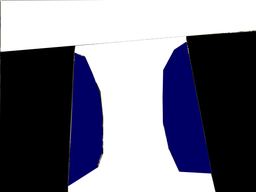
#> input picture datasets/eth/annotated.png, 256 x 192 px, shrunk from 640 x 480 before the run
$ python create_obstacle_map.py
#> lines starting #> are read from the running program, lines starting #| are printed output that depends on the picture
'''
Script to create obstacle map from annotated image

Author : Anirudh Vemula
Date : 29th November 2016
'''

import numpy as np
import pickle
import matplotlib.pyplot as plt


def convert_to_obstacle_map(img):
    '''
    Function to create an obstacle map from the annotated image
    params:
    img : Image file path
    '''
#> called with img = '../datasets/eth/annotated.png'
    print("Processing file : {}".format(img))
    im = plt.imread(img)
#> im is the input picture: shape (192, 256, 4) float32; mean R, G, B, A 0.46, 0.46, 0.518, 1
    # im is a numpy array of shape (w, h, 4)
    w = im.shape[0]
#> w = 192
    h = im.shape[1]
#> h = 256

    obs_map = np.ones((w, h))

    for i in range(w):
        for j in range(h):
            # rgba is a 4-dimensional vector
            rgba = im[i, j]
            # obstacle
            if rgba[0] == 0 and rgba[1] == 0 and rgba[2] == 0:
                # print "Obstacle found"
                obs_map[i, j] = 0
            # Partially traversable
            elif rgba[0] == 0 and rgba[1] == 0:
                # print "Partially traversable found"
                obs_map[i, j] = 0.5
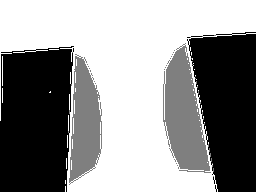
#> obs_map: shape (192, 256) float64; min 0, max 1, mean 0.564

    return obs_map


def main():
    data_dirs = ['../datasets/eth', '../datasets/hotel',
                 '../datasets/zara1', '../datasets/zara2',
                 '../datasets/univ']

    for x in data_dirs:
        image_file = x + '/annotated.png'
        obs_map = convert_to_obstacle_map(image_file)
        f = open(x+'/obs_map.pkl', 'wb')
        pickle.dump(obs_map, f, protocol=2)
        f.close()

if __name__ == '__main__':
    main()
